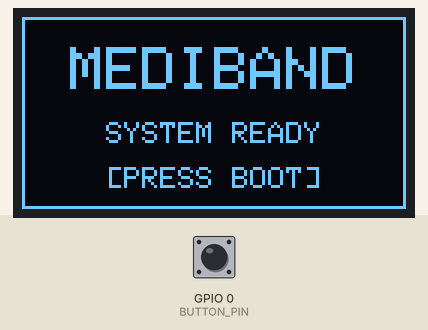
This sketch was run on a simulated ESP32. On the bench: 128×64 one-colour display. The test bench sets the inputs (shaded band); at power-on: GPIO 0 (BUTTON_PIN) HIGH. WiFi joins after 1.5 s; servers stay silent unless stated; uploads are accepted with an empty reply; random numbers use the default seed unless the sketch sets one; what the sketch prints to the serial monitor is not drawn.

Above: at 5.8 s.
5.9 s: GPIO 0 (BUTTON_PIN) pulled LOW for 0.15 s
At 6.45 s:
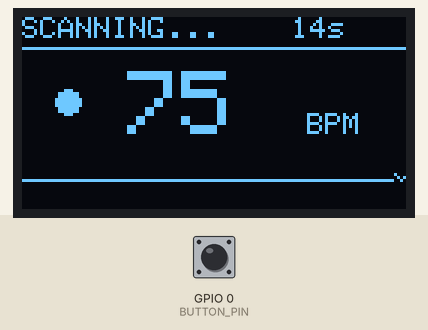
At 21.8 s:
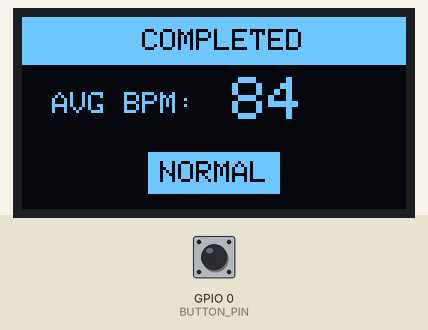

The sketch:

mediband.ino
```cpp
/*
  Mediband ESP32 Firmware

  Required Library: PulseSensor Playground by Joel Murphy and Yury Gitman
  Install via Arduino Library Manager.
*/

#include <WiFi.h>
#include <WiFiClientSecure.h>
#include <HTTPClient.h>
#include <Wire.h>
#include <Adafruit_GFX.h>
#include <Adafruit_SSD1306.h>

// OLED CONFIGURATION
#define SCREEN_WIDTH 128
#define SCREEN_HEIGHT 64
#define OLED_RESET    -1
Adafruit_SSD1306 display(SCREEN_WIDTH, SCREEN_HEIGHT, &Wire, OLED_RESET);

// WIFI CONFIGURATION
const char* ssid = "nyeahhh";
const char* password = "shantel123";

// API CONFIGURATION
const char* serverUrl = "https://mediband-eight.vercel.app/api/receive";
const char* commandUrl = "https://mediband-eight.vercel.app/api/command";

const int BUTTON_PIN = 0; // Boot button is GPIO 0
bool lastButtonState = HIGH;

// State Machine
enum State { IDLE, MEASURING, COMPLETED };
State currentState = IDLE;

unsigned long measurementStartTime = 0;
const unsigned long MEASUREMENT_DURATION = 15000; // 15 seconds
unsigned long lastCommandCheck = 0;
String lastCommandPayload = "";

// EKG Graph Buffer
#define GRAPH_HEIGHT 20
#define GRAPH_Y 44
int ekgBuffer[SCREEN_WIDTH];
int ekgIndex = 0;
int lastBpm = 75;

void setup() {
  Serial.begin(115200);
  pinMode(BUTTON_PIN, INPUT_PULLUP);

  // Initialize OLED
  if(!display.begin(SSD1306_SWITCHCAPVCC, 0x3C)) {
    Serial.println(F("SSD1306 allocation failed"));
    for(;;);
  }

  // Connect to WiFi (Hidden from OLED)
  WiFi.begin(ssid, password);
  // Show a simple loading bar while connecting
  display.clearDisplay();
  display.setTextSize(1);
  display.setTextColor(SSD1306_WHITE);
  display.setCursor(20, 30);
  display.println("Connecting...");
  display.display();

  while (WiFi.status() != WL_CONNECTED) {
    delay(500);
  }
  Serial.println();
  Serial.print("Connected, IP address: ");
  Serial.println(WiFi.localIP());

  playStartupAnimation();
  showIdleScreen();
}

void playStartupAnimation() {
  // Zoom-in Effect for "MEDIBAND"
  for (int size = 1; size <= 2; size++) {
    display.clearDisplay();
    display.setTextSize(size);
    display.setTextColor(SSD1306_WHITE);

    int16_t x1, y1;
    uint16_t w, h;
    display.getTextBounds("MEDIBAND", 0, 0, &x1, &y1, &w, &h);
    display.setCursor((SCREEN_WIDTH - w) / 2, (SCREEN_HEIGHT - h) / 2 - 10);
    display.println("MEDIBAND");
    display.display();
    delay(300);
  }

  // EKG Trace Animation
  int yBase = SCREEN_HEIGHT - 20;
  for (int x = 0; x < SCREEN_WIDTH; x+=2) {
      // Simple spike logic
      int y = yBase;
      if (x % 40 > 30 && x % 40 < 35) y -= 10; // QRS complex spike
      if (x % 40 > 35 && x % 40 < 38) y += 5;

      display.drawPixel(x, y, SSD1306_WHITE);
      display.display();
      delay(5);
  }

  delay(500);
}

void showIdleScreen() {
  display.clearDisplay();

  // Border
  display.drawRect(0, 0, SCREEN_WIDTH, SCREEN_HEIGHT, SSD1306_WHITE);

  // Title
  display.setTextSize(2);
  display.setTextColor(SSD1306_WHITE);
  int16_t x1, y1;
  uint16_t w, h;
  display.getTextBounds("MEDIBAND", 0, 0, &x1, &y1, &w, &h);
  display.setCursor((SCREEN_WIDTH - w) / 2, 10);
  display.println("MEDIBAND");

  // Status
  display.setTextSize(1);
  const char* status = "SYSTEM READY";
  display.getTextBounds(status, 0, 0, &x1, &y1, &w, &h);
  display.setCursor((SCREEN_WIDTH - w) / 2, 35);
  display.println(status);

  // Instruction
  const char* sub = "[PRESS BOOT]";
  display.getTextBounds(sub, 0, 0, &x1, &y1, &w, &h);
  display.setCursor((SCREEN_WIDTH - w) / 2, 50);
  display.println(sub);

  display.display();
}

void showResult(int bpm) {
  display.clearDisplay();

  // Header Box
  display.fillRect(0, 0, SCREEN_WIDTH, 16, SSD1306_WHITE);
  display.setTextColor(SSD1306_BLACK, SSD1306_WHITE);
  display.setTextSize(1);
  display.setCursor(40, 4);
  display.println("COMPLETED");

  // BPM Result
  display.setTextColor(SSD1306_WHITE);
  display.setTextSize(1);
  display.setCursor(10, 25);
  display.print("AVG BPM:");
  display.setTextSize(2);
  display.setCursor(70, 20);
  display.print(bpm);

  // Risk Level (Inverted Box)
  String risk = "NORMAL";
  if (bpm < 60 || bpm > 100) risk = "WARNING";
  if (bpm < 40 || bpm > 120) risk = "CRITICAL";

  int16_t x1, y1;
  uint16_t w, h;
  display.setTextSize(1);
  display.getTextBounds(risk, 0, 0, &x1, &y1, &w, &h);

  // Draw Box for Risk
  int boxX = (SCREEN_WIDTH - w) / 2 - 4;
  int boxY = 45;
  int boxW = w + 8;
  int boxH = h + 6;

  display.fillRect(boxX, boxY, boxW, boxH, SSD1306_WHITE);
  display.setTextColor(SSD1306_BLACK, SSD1306_WHITE);
  display.setCursor(boxX + 4, boxY + 3);
  display.print(risk);

  display.display();
  delay(10000); // Show result for 10 seconds
}

void startMeasurement(unsigned long startTime) {
  Serial.println("Starting Measurement...");
  currentState = MEASURING;
  measurementStartTime = startTime;
  ekgIndex = 0; // Reset graph
  // Fill buffer with flat line
  for(int i=0; i<SCREEN_WIDTH; i++) ekgBuffer[i] = GRAPH_Y + GRAPH_HEIGHT/2;
}

void loop() {
  int buttonState = digitalRead(BUTTON_PIN);
  unsigned long currentMillis = millis();

  // Handle Button Press to Start (Simple Debounce)
  if (buttonState == LOW && lastButtonState == HIGH && currentState == IDLE) {
    delay(50); // Debounce
    if (digitalRead(BUTTON_PIN) == LOW) {
      Serial.println("Button Triggered Start");
      startMeasurement(currentMillis);
    }
  }
  lastButtonState = buttonState;

  // Poll for Web Commands (every 1s)
  if (currentState == IDLE && (currentMillis - lastCommandCheck > 1000)) {
    lastCommandCheck = currentMillis;
    checkForCommand(currentMillis);
  }

  if (currentState == MEASURING) {
    // Safety check to prevent underflow if time wrapped or logic is off
    if (currentMillis < measurementStartTime) measurementStartTime = currentMillis;

    unsigned long elapsed = currentMillis - measurementStartTime;
    unsigned long remaining = MEASUREMENT_DURATION > elapsed ? MEASUREMENT_DURATION - elapsed : 0;

    if (elapsed >= MEASUREMENT_DURATION) {
      currentState = COMPLETED;
      sendData(lastBpm, 0, "COMPLETED"); // Notify server that we are done
      showResult(lastBpm);
      showIdleScreen();
      currentState = IDLE;
      return;
    }

    // Generate Dynamic Mock BPM
    int bpm = 75 + random(-5, 6) + (sin(elapsed / 1000.0) * 10);
    lastBpm = bpm; // Update last BPM

    // Pulse Animation Logic (Synced to BPM)
    long beatInterval = 60000 / bpm;
    bool beat = (currentMillis % beatInterval) < 100;
    int radius = beat ? 6 : 4;

    // Update EKG Buffer
    // Generate a waveform value
    float phase = (float)(currentMillis % beatInterval) / beatInterval;
    int signal = 0;
    if (phase > 0.1 && phase < 0.2) signal = -5; // Q
    else if (phase >= 0.2 && phase < 0.3) signal = 15; // R
    else if (phase >= 0.3 && phase < 0.4) signal = -5; // S
    else if (phase > 0.6 && phase < 0.8) signal = 5; // T

    // Add some noise
    signal += random(-2, 3);

    ekgBuffer[ekgIndex] = (GRAPH_Y + GRAPH_HEIGHT/2) - signal;
    ekgIndex = (ekgIndex + 1) % SCREEN_WIDTH;


    // Update Display (Throttle to ~30 FPS)
    static unsigned long lastDisplayUpdate = 0;
    if (currentMillis - lastDisplayUpdate > 33) {
      lastDisplayUpdate = currentMillis;

      display.clearDisplay();

      // Top Bar: Timer
      display.drawLine(0, 10, SCREEN_WIDTH, 10, SSD1306_WHITE);
      display.setTextSize(1);
      display.setTextColor(SSD1306_WHITE);
      display.setCursor(0, 0);
      display.print("SCANNING...");
      display.setCursor(90, 0);
      display.print(remaining / 1000);
      display.print("s");

      // Middle: Large BPM
      display.setTextSize(3);
      display.setCursor(35, 18);
      display.print(bpm);
      display.setTextSize(1);
      display.setCursor(95, 32);
      display.print("BPM");

      // Heart Icon (Left side)
      display.fillCircle(15, 28, radius, SSD1306_WHITE);
      if (beat) {
         display.drawCircle(15, 28, radius + 3, SSD1306_WHITE);
      }

      // Draw EKG Graph (Bottom)
      for (int i = 0; i < SCREEN_WIDTH; i++) {
        int index = (ekgIndex + i) % SCREEN_WIDTH;
        int y = ekgBuffer[index];
        // Clamp y
        if (y < GRAPH_Y) y = GRAPH_Y;
        if (y > GRAPH_Y + GRAPH_HEIGHT) y = GRAPH_Y + GRAPH_HEIGHT;
        display.drawPixel(i, y, SSD1306_WHITE);
      }

      display.display();
    }

    // Send Data to API (Every 1s)
    static unsigned long lastDataSend = 0;
    if (currentMillis - lastDataSend > 1000) {
       lastDataSend = currentMillis;
       sendData(bpm, remaining / 1000, "MEASURING");
    }
  }

  delay(10);
}

void checkForCommand(unsigned long now) {
  if(WiFi.status()== WL_CONNECTED){
      WiFiClientSecure client;
      client.setInsecure(); // Ignore SSL certificate errors

      HTTPClient http;
      http.begin(client, commandUrl);

      int httpResponseCode = http.GET();

      if(httpResponseCode > 0){
        String payload = http.getString();

        // Check if payload is different from last time to avoid loops
        // And check if it contains "START"
        if (payload != lastCommandPayload) {
           lastCommandPayload = payload;

           // Debug print
           Serial.print("New Command Payload: ");
           Serial.println(payload);

           if (payload.indexOf("START") >= 0) {
              Serial.println("Received START command from Web");
              startMeasurement(now);
           }
        }
      } else {
        Serial.print("Error on HTTP request: ");
        Serial.println(httpResponseCode);
      }
      http.end();
  }
}

void sendData(int bpm, int timeLeft, String statusLabel) {
  if(WiFi.status()== WL_CONNECTED){
      WiFiClientSecure client;
      client.setInsecure(); // Ignore SSL certificate errors

      HTTPClient http;
      http.begin(client, serverUrl);
      http.addHeader("Content-Type", "application/json");

      String jsonPayload = "{\"bpm\": " + String(bpm) + ", \"status\": \"" + statusLabel + "\", \"timeLeft\": " + String(timeLeft) + "}";

      int httpResponseCode = http.POST(jsonPayload);

      if(httpResponseCode > 0){
        // Serial.print("HTTP Response code: ");
        // Serial.println(httpResponseCode);
      } else {
        Serial.print("Error sending data: ");
        Serial.println(httpResponseCode);
      }
      http.end();
  }
}
```

Measured:
- after the input at 5.9 s, the display: first changes after 0.09 s (image 1 shows a later state)
